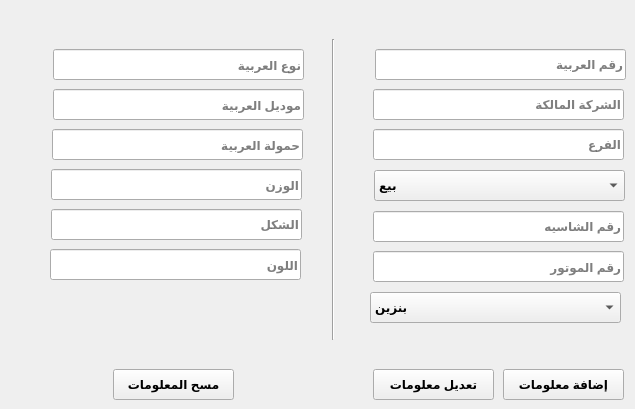
      <widget class="QWidget" name="tab_10">
       <attribute name="title">
        <string>العربيات</string>
       </attribute>
       <widget class="QLineEdit" name="lineEdit_40">
        <property name="geometry">
         <rect>
          <x>375</x>
          <y>49</y>
          <width>251</width>
          <height>31</height>
         </rect>
        </property>
        <property name="font">
         <font>
          <weight>75</weight>
          <bold>true</bold>
         </font>
        </property>
        <property name="layoutDirection">
         <enum>Qt::RightToLeft</enum>
        </property>
        <property name="placeholderText">
         <string>رقم العربية</string>
        </property>
       </widget>
       <widget class="QLineEdit" name="lineEdit_41">
        <property name="geometry">
         <rect>
          <x>373</x>
          <y>211</y>
          <width>251</width>
          <height>31</height>
         </rect>
        </property>
        <property name="font">
         <font>
          <weight>75</weight>
          <bold>true</bold>
         </font>
        </property>
        <property name="placeholderText">
         <string>رقم الشاسيه</string>
        </property>
       </widget>
       <widget class="QLineEdit" name="lineEdit_42">
        <property name="geometry">
         <rect>
          <x>373</x>
          <y>251</y>
          <width>251</width>
          <height>31</height>
         </rect>
        </property>
        <property name="font">
         <font>
          <weight>75</weight>
          <bold>true</bold>
         </font>
        </property>
        <property name="placeholderText">
         <string>رقم الموتور</string>
        </property>
       </widget>
       <widget class="QLineEdit" name="lineEdit_43">
        <property name="geometry">
         <rect>
          <x>373</x>
          <y>89</y>
          <width>251</width>
          <height>31</height>
         </rect>
        </property>
        <property name="font">
         <font>
          <weight>75</weight>
          <bold>true</bold>
         </font>
        </property>
        <property name="placeholderText">
         <string>الشركة المالكة</string>
        </property>
       </widget>
       <widget class="QLineEdit" name="lineEdit_44">
        <property name="geometry">
         <rect>
          <x>373</x>
          <y>129</y>
          <width>251</width>
          <height>31</height>
         </rect>
        </property>
        <property name="font">
         <font>
          <weight>75</weight>
          <bold>true</bold>
         </font>
        </property>
        <property name="placeholderText">
         <string>الفرع</string>
        </property>
       </widget>
       <widget class="QLineEdit" name="lineEdit_45">
        <property name="geometry">
         <rect>
          <x>52</x>
          <y>129</y>
          <width>251</width>
          <height>31</height>
         </rect>
        </property>
        <property name="font">
         <font>
          <weight>75</weight>
          <bold>true</bold>
         </font>
        </property>
        <property name="placeholderText">
         <string>حمولة العربية</string>
        </property>
       </widget>
       <widget class="QLineEdit" name="lineEdit_46">
        <property name="geometry">
         <rect>
          <x>51</x>
          <y>169</y>
          <width>251</width>
          <height>31</height>
         </rect>
        </property>
        <property name="font">
         <font>
          <weight>75</weight>
          <bold>true</bold>
         </font>
        </property>
        <property name="placeholderText">
         <string>الوزن</string>
        </property>
       </widget>
       <widget class="QLineEdit" name="lineEdit_47">
        <property name="geometry">
         <rect>
          <x>51</x>
          <y>209</y>
          <width>251</width>
          <height>31</height>
         </rect>
        </property>
        <property name="font">
         <font>
          <weight>75</weight>
          <bold>true</bold>
         </font>
        </property>
        <property name="placeholderText">
         <string>الشكل</string>
        </property>
       </widget>
       <widget class="QLineEdit" name="lineEdit_48">
        <property name="geometry">
         <rect>
          <x>53</x>
          <y>49</y>
          <width>251</width>
          <height>31</height>
         </rect>
        </property>
        <property name="font">
         <font>
          <weight>75</weight>
          <bold>true</bold>
         </font>
        </property>
        <property name="placeholderText">
         <string>نوع العربية</string>
        </property>
       </widget>
       <widget class="QLineEdit" name="lineEdit_49">
        <property name="geometry">
         <rect>
          <x>53</x>
          <y>89</y>
          <width>251</width>
          <height>31</height>
         </rect>
        </property>
        <property name="font">
         <font>
          <weight>75</weight>
          <bold>true</bold>
         </font>
        </property>
        <property name="placeholderText">
         <string>موديل العربية</string>
        </property>
       </widget>
       <widget class="QLineEdit" name="lineEdit_50">
        <property name="geometry">
         <rect>
          <x>50</x>
          <y>249</y>
          <width>251</width>
          <height>31</height>
         </rect>
        </property>
        <property name="font">
         <font>
          <weight>75</weight>
          <bold>true</bold>
         </font>
        </property>
        <property name="placeholderText">
         <string>اللون</string>
        </property>
       </widget>
       <widget class="QPushButton" name="pushButton_17">
        <property name="geometry">
         <rect>
          <x>503</x>
          <y>369</y>
          <width>121</width>
          <height>31</height>
         </rect>
        </property>
        <property name="font">
         <font>
          <weight>75</weight>
          <bold>true</bold>
         </font>
        </property>
        <property name="text">
         <string>إضافة معلومات</string>
        </property>
       </widget>
       <widget class="Line" name="line_3">
        <property name="geometry">
         <rect>
          <x>325</x>
          <y>39</y>
          <width>16</width>
          <height>301</height>
         </rect>
        </property>
        <property name="orientation">
         <enum>Qt::Vertical</enum>
        </property>
       </widget>
       <widget class="QPushButton" name="pushButton_18">
        <property name="geometry">
         <rect>
          <x>373</x>
          <y>369</y>
          <width>121</width>
          <height>31</height>
         </rect>
        </property>
        <property name="font">
         <font>
          <weight>75</weight>
          <bold>true</bold>
         </font>
        </property>
        <property name="text">
         <string>تعديل معلومات</string>
        </property>
       </widget>
       <widget class="QPushButton" name="pushButton_19">
        <property name="geometry">
         <rect>
          <x>113</x>
          <y>369</y>
          <width>121</width>
          <height>31</height>
         </rect>
        </property>
        <property name="font">
         <font>
          <weight>75</weight>
          <bold>true</bold>
         </font>
        </property>
        <property name="text">
         <string>مسح المعلومات</string>
        </property>
       </widget>
       <widget class="QComboBox" name="comboBox_3">
        <property name="geometry">
         <rect>
          <x>374</x>
          <y>170</y>
          <width>251</width>
          <height>31</height>
         </rect>
        </property>
        <property name="font">
         <font>
          <weight>75</weight>
          <bold>true</bold>
         </font>
        </property>
        <property name="toolTip">
         <string>نوع الخدمة</string>
        </property>
        <item>
         <property name="text">
          <string>بيع</string>
         </property>
        </item>
        <item>
         <property name="text">
          <string>ملاكي</string>
         </property>
        </item>
        <item>
         <property name="text">
          <string>خدمة مصنع</string>
         </property>
        </item>
       </widget>
       <widget class="QComboBox" name="comboBox_4">
        <property name="geometry">
         <rect>
          <x>370</x>
          <y>292</y>
          <width>251</width>
          <height>31</height>
         </rect>
        </property>
        <property name="font">
         <font>
          <weight>75</weight>
          <bold>true</bold>
         </font>
        </property>
        <property name="toolTip">
         <string>نوع الوقود</string>
        </property>
        <item>
         <property name="text">
          <string>بنزين</string>
         </property>
        </item>
        <item>
         <property name="text">
          <string>سولار</string>
         </property>
        </item>
       </widget>
      </widget>
